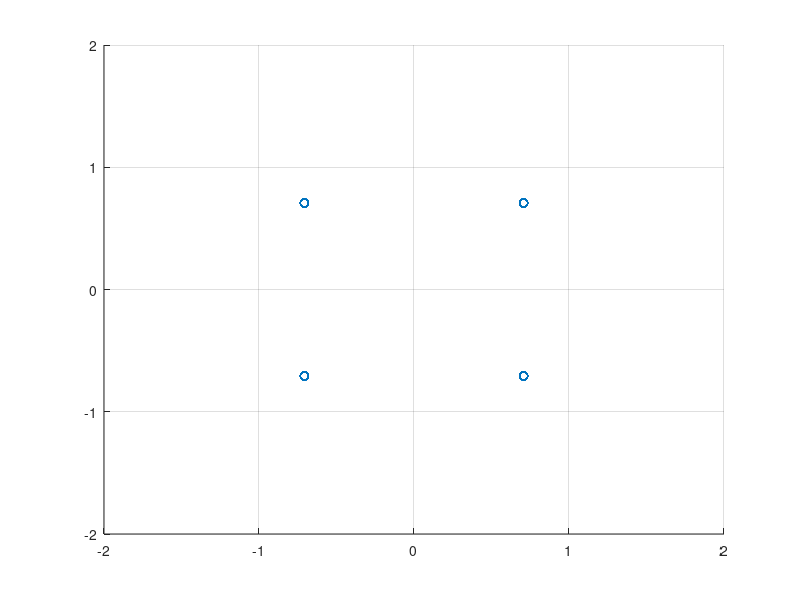
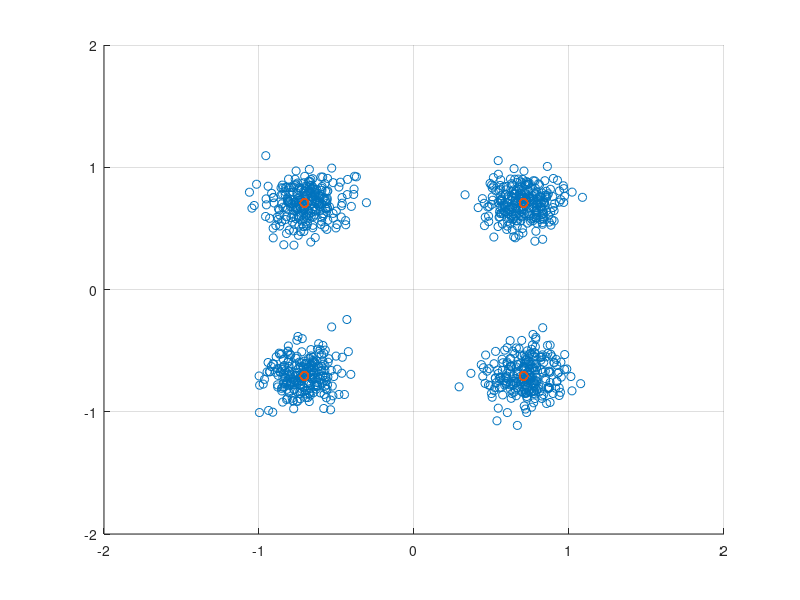

These figures' MATLAB source, in order:
clear;

% Parameter Setting

Tsym = 1; % symbol duration
Nsym = 1000; % number of symbol
Fs = 100; % sampling size
Fc = 10; % carrier frequency
Fe = 0; % 나중을 위해서  일단 남겨둔다.

N0 = 0.015;

% Simulation
t = [Tsym/Fs : Tsym/Fs : Tsym*Nsym];
Tmax = length(t);

% Symbol 생성
M=4;
symTable = zeros(1,4);

for i = 1:M
    i_m = 2*pi*(i-1)/M + pi/4;
    symTable(i) = cos(i_m) + j*sin(i_m);
end
% Basis Signal 생성
phi1 = cos(2*pi*Fc*t(1:Tsym*Fs));
Es = norm(phi1);
phi1 = phi1/Es;

phi2 = -sin(2*pi*Fc*t(1:Tsym*Fs));
Es = norm(phi2);
phi2 = phi2/Es;

%% TX

% 랜덤신호만들기
m = randi(M,1,Nsym); %1~M 중 Nsym 갯수 만큼 랜덤

% 심볼신호 만들기

theta_m = 2*pi*(m-1)/M + pi/4;% m이 벡터이기 때문에 theta_m도 벡터로 표현(값이 여러개)
bbSym = cos(theta_m) + j*sin(theta_m);

% Up-conversion (DAC 포함)
RFsignal = zeros(1,Tmax);
for iterT = 1:Tmax
    iterSym = floor((iterT-1)/Fs)+1;
    RFsignal(iterT) = real(bbSym(iterSym))*cos(2*pi*Fc*t(iterT))/Es - imag(bbSym(iterSym))*sin(2*pi*Fc*t(iterT))/Es;
end

% 참고1 - signal 보여주기
% figure(1)
% plot(t,RFsignal);
% xlim([0 2]);

% 참고2 - 심볼신호 보여주기
s = zeros(2,Nsym);
for i = 1:Nsym
    intStart = 1+(i-1)*Tsym*Fs;
    intEnd = i*Tsym*Fs;
    s(1,i) = sum(RFsignal(intStart:intEnd).*phi1);
    s(2,i) = sum(RFsignal(intStart:intEnd).*phi2);
end
figure(2)
scatter(s(1,:),s(2,:),'r*');
grid on;
axis([-2 2 -2 2]);


%% RX
% Coherent Detection
Ich = RFsignal .* cos(2*pi*(Fc+Fe)*t)/Es;
Qch = RFsignal .* sin(2*pi*(Fc+Fe)*t)/Es;

% Baseband Signal Representation
for i = 1:Nsym
    n_start = (i-1)*Tsym*Fs;
    bbSym_rx(i) = sum(Ich(n_start+1:n_start+Tsym*Fs) - j*Qch(n_start+1:n_start+Tsym*Fs));
end
sigPower = mean(abs(bbSym_rx).^2);

% Noise Insertion
noise = sqrt(N0)*randn(1,length(bbSym_rx)) + j*sqrt(N0)*randn(1,length(bbSym_rx));
bbSymN_rx = bbSym_rx+noise;
noisePower = mean(abs(noise).^2);
SNR = 10*log10(sigPower/noisePower)

% Signal Space Representation
figure(3)
scatter(real(bbSymN_rx), imag(bbSymN_rx));
grid on;
axis([-2 2 -2 2]);
hold on;
scatter(s(1,:),s(2,:),'r*');

% Optimal Receiver
hd_bbSym = zeros(1,Nsym);
for i= 1:Nsym
    corr_result = bbSymN_rx(i)*conj(symTable);
    [dammyVal hd_index] = max(real(corr_result));
    hd_bbSym(i) = symTable(hd_index);
end

SER = sum( abs(hd_bbSym - bbSym) > 0.01) /Nsym